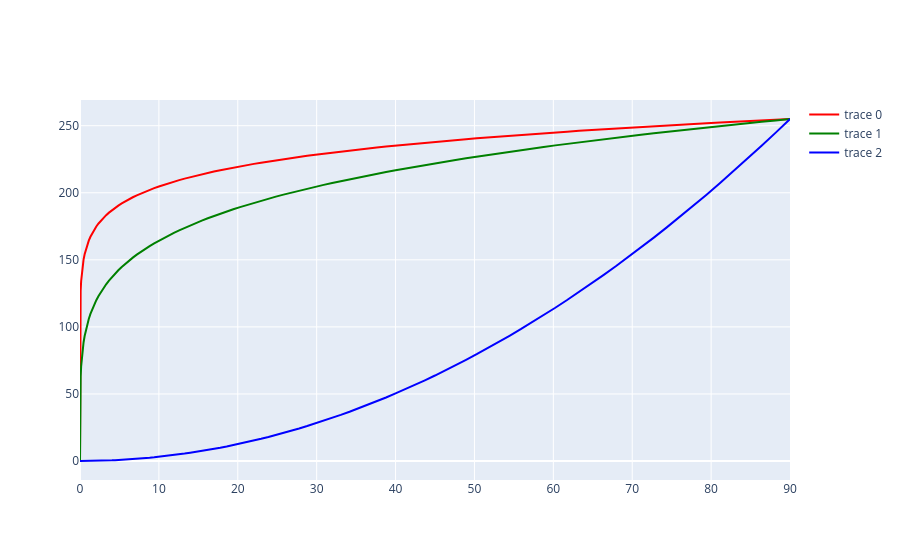
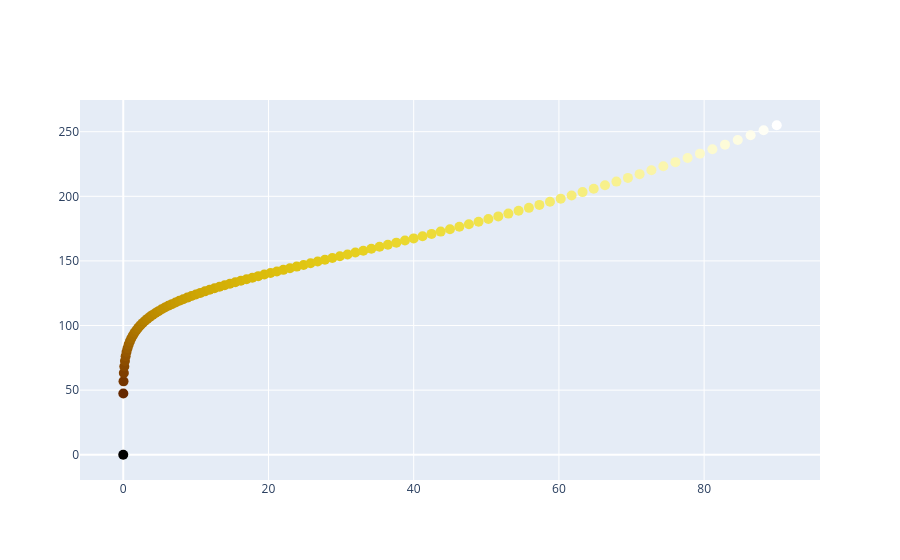

The code cell stored with these charts, in order, in its notebook:
### Code cell
import numpy as np
import plotly.graph_objects as go

elevations = pow(np.linspace(0,1,100),2)*90

redScale = pow(elevations/90,0.1) * 255
greenScale = pow(elevations/90,0.4) * 255
blueScale = pow(elevations/90,2) * 255

intensityScale = (redScale + greenScale + blueScale)/3

colors = []
for i,el in enumerate(elevations):
    colors.append("rgb(" + '{:f}'.format(redScale[i]) + "," + '{:f}'.format(greenScale[i]) + "," + '{:f}'.format(blueScale[i])+")")

fig = go.Figure()
fig.add_trace(go.Scatter(x=elevations, y=redScale, line = dict(color='red')))
fig.add_trace(go.Scatter(x=elevations, y=greenScale, line = dict(color='green')))
fig.add_trace(go.Scatter(x=elevations, y=blueScale, line = dict(color='blue')))

fig.show()

fig = go.Figure()
fig.add_trace(go.Scatter(x=elevations, y=intensityScale, mode='markers', marker={'color':colors , 'colorscale': 'Rainbow', 'size': 10}))
fig.show()
